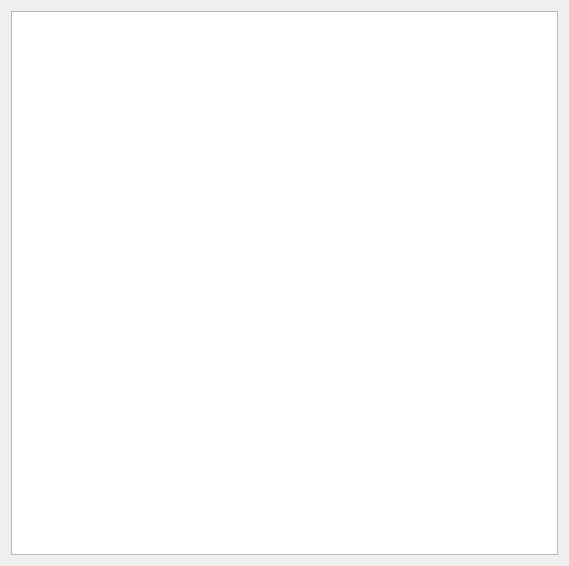
<?xml version="1.0" encoding="UTF-8"?>
<ui version="4.0">
 <class>account_cargo</class>
 <widget class="QWidget" name="account_cargo">
  <property name="geometry">
   <rect>
    <x>0</x>
    <y>0</y>
    <width>569</width>
    <height>566</height>
   </rect>
  </property>
  <property name="windowTitle">
   <string>Form</string>
  </property>
  <layout class="QVBoxLayout" name="verticalLayout">
   <item>
    <widget class="QTableView" name="table_view"/>
   </item>
  </layout>
 </widget>
 <resources/>
 <connections/>
</ui>
